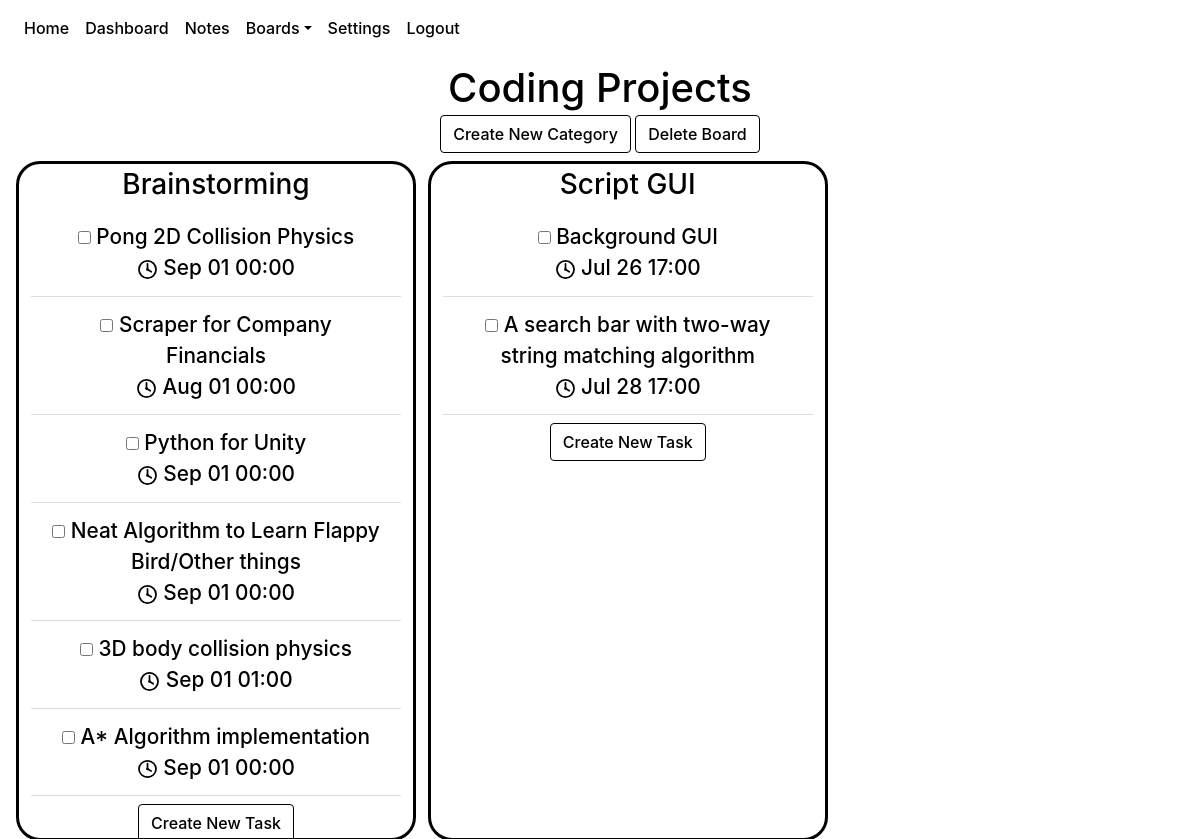
Page /boards/1 (signed in) on the committed database.
### website/models.py (models this page shows)
class Board(db.Model):
    id = db.Column(db.Integer, primary_key = True)
    name = db.Column(db.String(100))
    date = db.Column(db.DateTime(timezone=True), default=func.now())
    category_num = db.Column(db.Integer)
    categories = db.relationship('Category')
    tasks = db.relationship('Task')
    user_id = db.Column(db.Integer, db.ForeignKey('user.id'))

class Category(db.Model):
    id = db.Column(db.Integer, primary_key = True)
    name = db.Column(db.String(100))
    date = db.Column(db.DateTime(timezone=True), default=func.now())
    user_id = db.Column(db.Integer, db.ForeignKey('user.id'))
    board_id = db.Column(db.Integer,db.ForeignKey('board.id'))
    tasks = db.relationship('Task')

class Task(db.Model):
    id = db.Column(db.Integer, primary_key = True)
    created = db.Column(db.DateTime(timezone = True), default = func.now())
    last_modified = db.Column(db.DateTime(timezone = True), default = func.now())
    due_date = db.Column(db.DateTime(timezone = True))
    name = db.Column(db.String(100))
    description = db.Column(db.String(10000))
    completed = db.Column(db.Boolean, default = False)
    category = db.Column(db.Integer, db.ForeignKey('category.id'))
    board = db.Column(db.Integer, db.ForeignKey('board.id'))
    subtasks = db.relationship('Subtask')
    user_id = db.Column(db.Integer, db.ForeignKey('user.id'))

### website/views.py (the view)
@views.route('/boards/<board>', methods = ['GET'])
@login_required
def view_board(board):
    return render_template("boardview.html", user = current_user, board = board)

### website/__init__.py (called while the page is built)
def create_app():
    app = Flask(__name__)
    app.config['SECRET_KEY'] = urandom(12).hex()
    app.config['SQLALCHEMY_DATABASE_URI'] = f'sqlite:///{DB_NAME}'
    app.config['SQLALCHEMY_TRACK_MODIFICATIONS'] = False
    db.init_app(app)
    from .views import views
    from .auth import auth
    app.register_blueprint(views, url_prefix='/')
    app.register_blueprint(auth, url_prefix='/')
    from .models import User, Note, Board, Task, Category
    create_database(app)
    login_manager = LoginManager()
    login_manager.login_view = 'auth.login'
    login_manager.init_app(app)
    @login_manager.user_loader
    def load_user(id):
        return User.query.get(id)
    return app

### website/templates/boardview.html (shortened to what this page needs)
{% extends "base.html" %}
{% block style %}
<link rel="stylesheet" href="{{ url_for('static', filename = 'boardView.css') }}" />
{% endblock %}
{% block content %}
{% for boardObject in user.boards%}
{% if boardObject.id == board|int %}
{% set boardname = boardObject.name|string %}
<div class="board-title" id="board-title-div">
<h1 align="center"
id="board-title"
class="title"
ondblclick="editTitleDisplay()"
name="board-title">
{{ boardname }}
</h1>
</div>
<div align="center" class="main-buttons">
<button
class="btn btn-primary"
id="create-category-button"
onclick="showCategoryCreation()"
>
Create New Category
</button>
<button
onclick="showDeleteConfirmation(`deleteBoard({{ boardObject.id }});`, 'board');"
id="deleteBoard"
class="btn btn-secondary"
href="/boards"
>
Delete Board
</button>
</div>
<div align="center"
class="board_content"
id="envelop_content" >
{% for cat in boardObject.categories %}
<div align="center" class="category-container" name="{{ cat.name }}" draggable="true" ondragstart="dragInitCategory({{cat.id}});">
    <h3 align="center" class="display-category category_name C{{cat.id}}" ondblclick="editCategoryDisplay('{{cat.id}}')", id="category-title-{{cat.id}}" >{{ cat.name }}</h3>
    <ul class="list-group list-group-flush task_list">
    {% for task in cat.tasks%}
    {% if task.completed == False %}
    <li align="center" class="list-group-item task-item-incompleted">
        <input
        type="checkbox"
        class="task-checkbox"
        id="{{task.id}}"
        onclick="toggleTaskCompletion({{task.id}}, {{boardObject.id}})"/>
        <a class="edit_task_link" href="/boards/{{boardObject.id}}/{{cat.id}}/{{task.id}}">
            <span class="incompleted-task-text">{{task.name}}<br><img src="{{url_for('static', filename = 'clock.svg')}}" id="clock-svg"> {{task.due_date.strftime('%b %d %H:%M')}}</span>
        </a>
    </li>
    {% endif %}
    {% endfor %}
    </ul>
    <div align="center" id="new-task-container-div" class="new-task-container">
    <button
    class="btn btn-primary"
    id="createTask"
    onclick="showTaskCreation({{ boardObject.id }}, {{ cat.id }} )"
    >
    Create New Task
    </button>
    </div>
</div>
{% endfor %}
</div>
{% endif %}
{% endfor %}
{% endblock %}

### website/static/base.css (style rules this page uses)
html { height: 100vh; min-width: 99vw; max-width: 100vw; background-color: var(--navbar-background-color); }
:root { --background-color: #343a40; --text-color: #ffffff; --navbar-text-color: #9a9da0; --navbar-highlight-color: #ffffff; --navbar-background-color: #343a40; --button-text-color: #ffffff; --confirm-button-color: #007bff; --cancel-button-color: #6c757d; --delete-button-color: #ff0000; --create-screen-filter:rgba(0,0,255,.4); --delete-screen-filter:rgba(255,0,0,.6); --font-family: -apple-system, BlinkMacSystemFont,'Segoe UI',Roboto,'Helvetica Neue',Arial,'Noto Sans',sans-serif,'Apple Color Emoji','Segoe UI Emoji','Segoe UI Symbol','Noto Color Emoji'; --font-style: none; --font-weight: 500; }
body { width: 100%; min-height: 100vh; color: var(--text-color); background-color: var(--navbar-background-color); font-weight: var(--font-weight); font-family: var(--font-family); font-style: var(--font-style); }
h1, h2, h3, h4, h5, h6, p, div, a, li.list-group-item { color: var(--text-color); background-color: var(--background-color); font-weight: var(--font-weight); font-family: var(--font-family); font-style: var(--font-style); }
button.btn.btn-primary { background-color: var(--confirm-button-color)!important; border-color: var(--confirm-button-color)!important; color: var(--button-text-color)!important; font-weight: var(--font-weight); font-family: var(--font-family); font-style: var(--font-style); }
button.btn.btn-secondary { background-color: var(--cancel-button-color)!important; border-color: var(--cancel-button-color)!important; color: var(--button-text-color)!important; font-weight: var(--font-weight); font-family: var(--font-family); font-style: var(--font-style); }

### website/static/boardView.css (style rules this page uses)
div#board-title-div { align-items: center; display:block; min-width: 100%; padding: 0.5rem; }
:root { --show-title: block; --show-input-box: None; --show-changename-button: None; --category-background-color: var(--background-color); }
input { text-align: center; }
div.board-title { height: 7vh; }
h1#board-title { display: var(--show-title); }
div.main-buttons { height: 5vh; }
.board_content { position: relative; display: grid; grid-template-rows: 1fr; grid-auto-columns: 25rem; min-width: 100%; height: 81.6vh; overflow-x: auto; gap: 0% 1%; background-color: none; margin: none; padding: 0% 1%; }
div.category-container { justify-content: center; grid-row: 1; background-color: var(--background-color); border-radius: 1.5rem; height: 99.4%; width: 100%; overflow-y: auto; max-height: none; padding: 0.25rem; margin: 0.25rem; border-color: var(--navbar-background-color); border-width: .2rem; border-style: solid; }
li.task-item-incompleted { text-decoration: none; background-color: var(--category-background-color); }
ul.task_list { list-style-type: none; margin: 0.5rem; padding: 0; font-size: 1.3rem; word-wrap:break-word; max-width: 100%; background-color: var(--category-background-color); min-height: fit-content; }
.incompleted-task-text, .completed-task-text { background-color: var(--category-background-color); }
.category_name, .new-task-container { background-color: inherit; width: fit-content; height: fit-content; }
img#clock-svg { width: 1.3rem; }
a.edit_task_link { color:black; }

### rows in the picture
Board: name "Coding Projects"
Category: name "Brainstorming"
Task: name "Pong 2D Collision Physics", completed False (drawn), due_date "Sep 01 00:00"
Task: name "Scraper for Company Financials", completed False (drawn), due_date "Aug 01 00:00"
Task: name "Python for Unity", completed False (drawn), due_date "Sep 01 00:00"
Task: name "Neat Algorithm to Learn Flappy Bird/Other things", completed False (drawn), due_date "Sep 01 00:00"
Task: name "3D body collision physics", completed False (drawn), due_date "Sep 01 01:00"
Task: name "A* Algorithm implementation", completed False (drawn), due_date "Sep 01 00:00"
Category: name "Script GUI"
Task: name "Background GUI", completed False (drawn), due_date "Jul 26 17:00"
Task: name "A search bar with two-way string matching algorithm", completed False (drawn), due_date "Jul 28 17:00"
